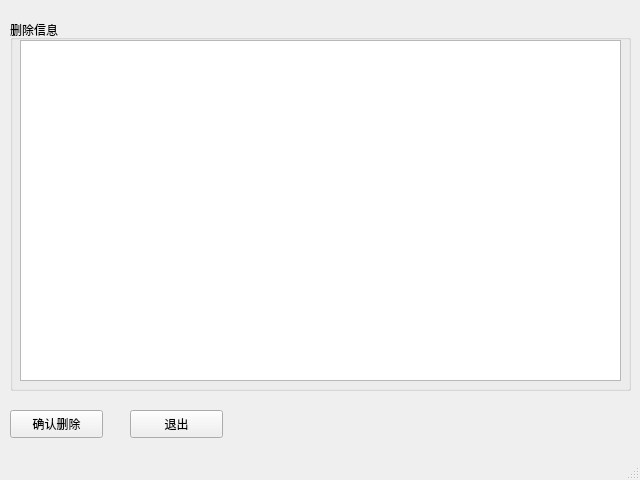
<?xml version="1.0" encoding="UTF-8"?>
<ui version="4.0">
 <class>MainWindow</class>
 <widget class="QMainWindow" name="MainWindow">
  <property name="geometry">
   <rect>
    <x>0</x>
    <y>0</y>
    <width>640</width>
    <height>480</height>
   </rect>
  </property>
  <property name="maximumSize">
   <size>
    <width>640</width>
    <height>480</height>
   </size>
  </property>
  <property name="windowTitle">
   <string>删除提示</string>
  </property>
  <property name="statusTip">
   <string notr="true"/>
  </property>
  <widget class="QWidget" name="centralwidget">
   <widget class="QGroupBox" name="groupBox">
    <property name="geometry">
     <rect>
      <x>10</x>
      <y>20</y>
      <width>621</width>
      <height>371</height>
     </rect>
    </property>
    <property name="title">
     <string>删除信息</string>
    </property>
    <widget class="QTextBrowser" name="textBrowser">
     <property name="geometry">
      <rect>
       <x>10</x>
       <y>20</y>
       <width>601</width>
       <height>341</height>
      </rect>
     </property>
    </widget>
   </widget>
   <widget class="QPushButton" name="pushButton">
    <property name="geometry">
     <rect>
      <x>10</x>
      <y>410</y>
      <width>93</width>
      <height>28</height>
     </rect>
    </property>
    <property name="text">
     <string>确认删除</string>
    </property>
   </widget>
   <widget class="QPushButton" name="pushButton_2">
    <property name="geometry">
     <rect>
      <x>130</x>
      <y>410</y>
      <width>93</width>
      <height>28</height>
     </rect>
    </property>
    <property name="text">
     <string>退出</string>
    </property>
   </widget>
  </widget>
  <widget class="QMenuBar" name="menubar">
   <property name="geometry">
    <rect>
     <x>0</x>
     <y>0</y>
     <width>640</width>
     <height>26</height>
    </rect>
   </property>
  </widget>
  <widget class="QStatusBar" name="statusbar"/>
 </widget>
 <resources/>
 <connections/>
</ui>
